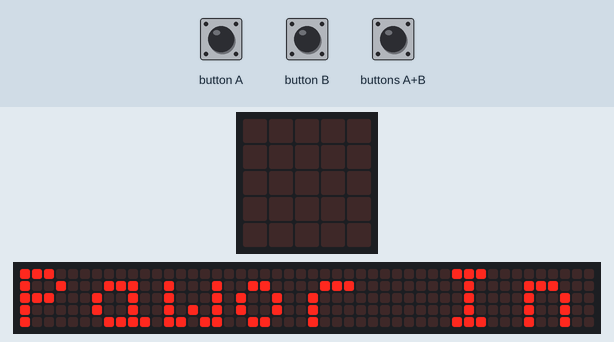
Recording of a program running on a simulated BBC micro:bit (MakeCode). On the bench: the board's 5×5 LED display, a strip that is not on the board, showing the scrolling text unrolled. The inputs (shaded band) are chosen by the test bench. The 48×5 strip is a reading aid, not a part: it shows the text the display is scrolling, unrolled, one strip-width of it at a time.

Above: at 7.7 s.
9.4 s: buttons A+B pressed for 0.15 s
At 9.83 s:
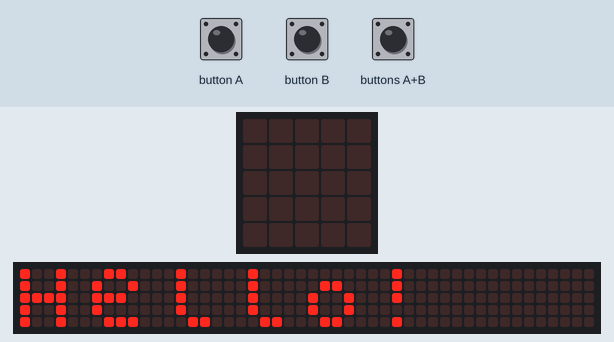
10.1 s: buttons A+B pressed for 1 s
At 16.28 s:
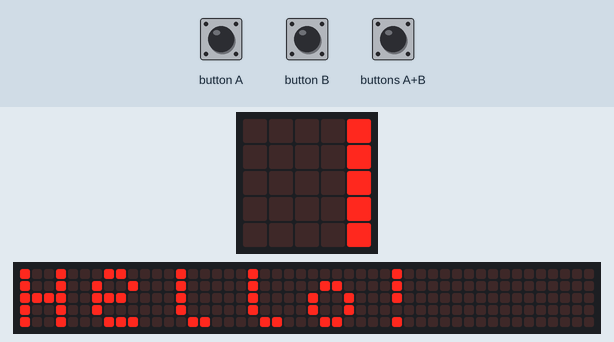

Measured:
- after the input at 9.4 s, the display: changes after 0.36 s (image 1)
- what the display in image 0 shows lasts 0.4 s, from 7.7 s to 8.1 s

The program:

main.ts
```typescript
input.onButtonPressed(Button.A, function () {
    basic.showIcon(IconNames.Heart)
})
input.onButtonPressed(Button.AB, function () {
    basic.showString("Hello!")
    basic.clearScreen()
})
input.onButtonPressed(Button.B, function () {
    basic.showLeds(`
        # . . . #
        . # . # .
        . . # . .
        . # . # .
        # . . . #
        `)
})
basic.showString("Pawor In")
basic.forever(function () {
    basic.showLeds(`
        . . . . .
        . . . . .
        . . . . .
        . . . . .
        . . . . .
        `)
})
```

test.ts
```typescript
// テストはここに来ます。このパッケージが拡張機能として使用されるときにはコンパイルされません。
```
